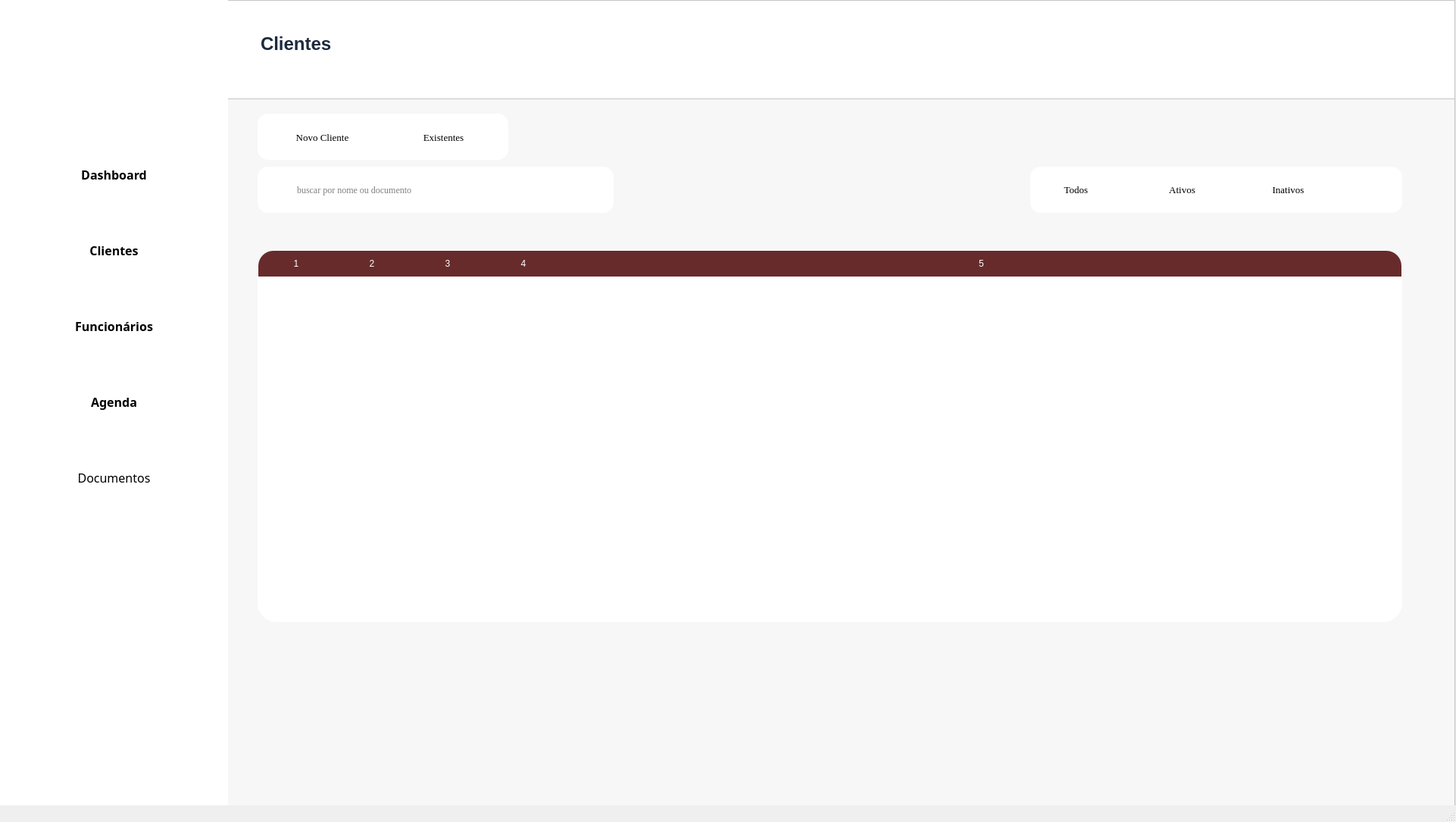
<?xml version="1.0" encoding="UTF-8"?>
<ui version="4.0">
 <class>MainWindow</class>
 <widget class="QMainWindow" name="MainWindow">
  <property name="geometry">
   <rect>
    <x>0</x>
    <y>0</y>
    <width>1922</width>
    <height>1085</height>
   </rect>
  </property>
  <property name="cursor">
   <cursorShape>PointingHandCursor</cursorShape>
  </property>
  <property name="windowTitle">
   <string>MainWindow</string>
  </property>
  <widget class="QWidget" name="centralwidget">
   <widget class="QFrame" name="frame_3">
    <property name="geometry">
     <rect>
      <x>300</x>
      <y>130</y>
      <width>1621</width>
      <height>951</height>
     </rect>
    </property>
    <property name="toolTip">
     <string/>
    </property>
    <property name="styleSheet">
     <string notr="true">background-color: rgb(247, 247, 247);
</string>
    </property>
    <property name="frameShape">
     <enum>QFrame::StyledPanel</enum>
    </property>
    <property name="frameShadow">
     <enum>QFrame::Raised</enum>
    </property>
    <widget class="QLineEdit" name="lineEdit">
     <property name="geometry">
      <rect>
       <x>90</x>
       <y>90</y>
       <width>420</width>
       <height>61</height>
      </rect>
     </property>
     <property name="font">
      <font>
       <family>Georgia</family>
      </font>
     </property>
     <property name="styleSheet">
      <string notr="true">background-color: white;
border-radius: 14px;</string>
     </property>
     <property name="inputMask">
      <string/>
     </property>
     <property name="text">
      <string/>
     </property>
     <property name="maxLength">
      <number>32767</number>
     </property>
     <property name="echoMode">
      <enum>QLineEdit::Normal</enum>
     </property>
     <property name="placeholderText">
      <string>buscar por nome ou documento</string>
     </property>
    </widget>
    <widget class="QPushButton" name="pushButton_3">
     <property name="geometry">
      <rect>
       <x>40</x>
       <y>90</y>
       <width>71</width>
       <height>61</height>
      </rect>
     </property>
     <property name="cursor">
      <cursorShape>PointingHandCursor</cursorShape>
     </property>
     <property name="layoutDirection">
      <enum>Qt::LeftToRight</enum>
     </property>
     <property name="styleSheet">
      <string notr="true">background-color: white;
border-radius: 14px;</string>
     </property>
     <property name="text">
      <string/>
     </property>
     <property name="icon">
      <iconset>
       <normaloff>../Source/lupa.png</normaloff>../Source/lupa.png</iconset>
     </property>
     <property name="flat">
      <bool>false</bool>
     </property>
    </widget>
    <widget class="QFrame" name="frame_4">
     <property name="geometry">
      <rect>
       <x>40</x>
       <y>20</y>
       <width>331</width>
       <height>61</height>
      </rect>
     </property>
     <property name="styleSheet">
      <string notr="true">background-color: white;
border-radius: 14px;</string>
     </property>
     <property name="frameShape">
      <enum>QFrame::StyledPanel</enum>
     </property>
     <property name="frameShadow">
      <enum>QFrame::Raised</enum>
     </property>
     <widget class="QPushButton" name="pushButton_2">
      <property name="geometry">
       <rect>
        <x>180</x>
        <y>11</y>
        <width>131</width>
        <height>41</height>
       </rect>
      </property>
      <property name="font">
       <font>
        <family>Georgia</family>
        <pointsize>10</pointsize>
       </font>
      </property>
      <property name="text">
       <string>Existentes</string>
      </property>
      <property name="icon">
       <iconset>
        <normaloff>../Source/utilizador.png</normaloff>../Source/utilizador.png</iconset>
      </property>
      <property name="iconSize">
       <size>
        <width>20</width>
        <height>20</height>
       </size>
      </property>
     </widget>
     <widget class="QPushButton" name="pushButton">
      <property name="geometry">
       <rect>
        <x>20</x>
        <y>11</y>
        <width>131</width>
        <height>41</height>
       </rect>
      </property>
      <property name="font">
       <font>
        <family>Georgia</family>
        <pointsize>10</pointsize>
       </font>
      </property>
      <property name="text">
       <string>Novo Cliente</string>
      </property>
      <property name="icon">
       <iconset>
        <normaloff>../Source/botao-adicionar.png</normaloff>../Source/botao-adicionar.png</iconset>
      </property>
      <property name="iconSize">
       <size>
        <width>20</width>
        <height>20</height>
       </size>
      </property>
     </widget>
    </widget>
    <widget class="QFrame" name="frame_5">
     <property name="geometry">
      <rect>
       <x>1060</x>
       <y>90</y>
       <width>431</width>
       <height>61</height>
      </rect>
     </property>
     <property name="font">
      <font>
       <family>Georgia</family>
      </font>
     </property>
     <property name="styleSheet">
      <string notr="true">background-color: white;
border-radius: 14px;</string>
     </property>
     <property name="frameShape">
      <enum>QFrame::StyledPanel</enum>
     </property>
     <property name="frameShadow">
      <enum>QFrame::Raised</enum>
     </property>
     <widget class="QPushButton" name="pushButton_5">
      <property name="geometry">
       <rect>
        <x>0</x>
        <y>10</y>
        <width>121</width>
        <height>41</height>
       </rect>
      </property>
      <property name="font">
       <font>
        <family>Georgia</family>
        <pointsize>10</pointsize>
       </font>
      </property>
      <property name="cursor">
       <cursorShape>PointingHandCursor</cursorShape>
      </property>
      <property name="text">
       <string>Todos</string>
      </property>
      <property name="icon">
       <iconset>
        <normaloff>../Source/utilizador.png</normaloff>../Source/utilizador.png</iconset>
      </property>
     </widget>
     <widget class="QPushButton" name="pushButton_4">
      <property name="geometry">
       <rect>
        <x>140</x>
        <y>10</y>
        <width>121</width>
        <height>41</height>
       </rect>
      </property>
      <property name="font">
       <font>
        <family>Georgia</family>
        <pointsize>10</pointsize>
       </font>
      </property>
      <property name="cursor">
       <cursorShape>PointingHandCursor</cursorShape>
      </property>
      <property name="text">
       <string>Ativos</string>
      </property>
      <property name="icon">
       <iconset>
        <normaloff>../do-utilizador.png</normaloff>../do-utilizador.png</iconset>
      </property>
     </widget>
     <widget class="QPushButton" name="pushButton_6">
      <property name="geometry">
       <rect>
        <x>280</x>
        <y>10</y>
        <width>121</width>
        <height>41</height>
       </rect>
      </property>
      <property name="font">
       <font>
        <family>Georgia</family>
        <pointsize>10</pointsize>
       </font>
      </property>
      <property name="cursor">
       <cursorShape>PointingHandCursor</cursorShape>
      </property>
      <property name="text">
       <string>Inativos</string>
      </property>
      <property name="icon">
       <iconset>
        <normaloff>../do-utilizador.png</normaloff>../do-utilizador.png</iconset>
      </property>
     </widget>
    </widget>
    <widget class="QPushButton" name="pushButton_7">
     <property name="geometry">
      <rect>
       <x>1470</x>
       <y>90</y>
       <width>81</width>
       <height>61</height>
      </rect>
     </property>
     <property name="font">
      <font>
       <pointsize>5</pointsize>
      </font>
     </property>
     <property name="cursor">
      <cursorShape>PointingHandCursor</cursorShape>
     </property>
     <property name="styleSheet">
      <string notr="true">background-color: white;
border-radius: 14px;</string>
     </property>
     <property name="text">
      <string/>
     </property>
     <property name="icon">
      <iconset>
       <normaloff>../Source/filtro.png</normaloff>../Source/filtro.png</iconset>
     </property>
     <property name="iconSize">
      <size>
       <width>25</width>
       <height>25</height>
      </size>
     </property>
    </widget>
    <widget class="QTableWidget" name="tableWidget">
     <property name="geometry">
      <rect>
       <x>40</x>
       <y>200</y>
       <width>1511</width>
       <height>491</height>
      </rect>
     </property>
     <property name="font">
      <font>
       <family>Georgia</family>
       <pointsize>12</pointsize>
       <weight>75</weight>
       <bold>true</bold>
      </font>
     </property>
     <property name="layoutDirection">
      <enum>Qt::LeftToRight</enum>
     </property>
     <property name="styleSheet">
      <string notr="true">QHeaderView::section {
    background-color: rgb(103, 43, 43);
    color: white;
    border: none;
	padding: 8px;
}
QHeaderView::section:first {
	border-top-left-radius: 20px;  /* Canto superior esquerdo */
    border-top-right-radius: 0px;
    border-bottom-left-radius: 0px;
    border-bottom-right-radius: 0px;
}
QHeaderView::section:last {
	border-top-left-radius: 0px;
    border-top-right-radius: 20px;
    border-bottom-left-radius: 0px;
    border-bottom-right-radius: 0px;
}
QTableWidget {
    border: none;
    border-radius: 25px;
    background-color: white;
    /* Necessário para o fundo arredondar corretamente */
    padding: 1px;
}
</string>
     </property>
     <property name="editTriggers">
      <set>QAbstractItemView::NoEditTriggers</set>
     </property>
     <property name="alternatingRowColors">
      <bool>true</bool>
     </property>
     <property name="sortingEnabled">
      <bool>true</bool>
     </property>
     <property name="columnCount">
      <number>5</number>
     </property>
     <attribute name="horizontalHeaderVisible">
      <bool>true</bool>
     </attribute>
     <attribute name="horizontalHeaderStretchLastSection">
      <bool>true</bool>
     </attribute>
     <attribute name="verticalHeaderVisible">
      <bool>false</bool>
     </attribute>
     <column/>
     <column/>
     <column/>
     <column/>
     <column/>
    </widget>
    <zorder>pushButton_3</zorder>
    <zorder>frame_5</zorder>
    <zorder>lineEdit</zorder>
    <zorder>frame_4</zorder>
    <zorder>pushButton_7</zorder>
    <zorder>tableWidget</zorder>
   </widget>
   <widget class="QFrame" name="frame_2">
    <property name="geometry">
     <rect>
      <x>0</x>
      <y>0</y>
      <width>1921</width>
      <height>131</height>
     </rect>
    </property>
    <property name="styleSheet">
     <string notr="true">background-color: rgb(255,255,255);</string>
    </property>
    <property name="frameShape">
     <enum>QFrame::StyledPanel</enum>
    </property>
    <property name="frameShadow">
     <enum>QFrame::Raised</enum>
    </property>
    <widget class="QTextBrowser" name="textBrowser_2">
     <property name="geometry">
      <rect>
       <x>340</x>
       <y>40</y>
       <width>256</width>
       <height>51</height>
      </rect>
     </property>
     <property name="autoFillBackground">
      <bool>false</bool>
     </property>
     <property name="styleSheet">
      <string notr="true">border: 0px;
color:rgb(29, 41, 61);</string>
     </property>
     <property name="html">
      <string>&lt;!DOCTYPE HTML PUBLIC &quot;-//W3C//DTD HTML 4.0//EN&quot; &quot;http://www.w3.org/TR/REC-html40/strict.dtd&quot;&gt;
&lt;html&gt;&lt;head&gt;&lt;meta name=&quot;qrichtext&quot; content=&quot;1&quot; /&gt;&lt;style type=&quot;text/css&quot;&gt;
p, li { white-space: pre-wrap; }
&lt;/style&gt;&lt;/head&gt;&lt;body style=&quot; font-family:'MS Shell Dlg 2'; font-size:7.8pt; font-weight:400; font-style:normal;&quot;&gt;
&lt;p style=&quot; margin-top:0px; margin-bottom:0px; margin-left:0px; margin-right:0px; -qt-block-indent:0; text-indent:0px;&quot;&gt;&lt;span style=&quot; font-size:18pt; font-weight:600;&quot;&gt;Clientes&lt;/span&gt;&lt;/p&gt;&lt;/body&gt;&lt;/html&gt;</string>
     </property>
    </widget>
   </widget>
   <widget class="QFrame" name="frame">
    <property name="geometry">
     <rect>
      <x>0</x>
      <y>0</y>
      <width>301</width>
      <height>1081</height>
     </rect>
    </property>
    <property name="styleSheet">
     <string notr="true">background-color: rgb(255,255,255);
border: 1px;
box-shadow: 5px 5px 5px;
border-color:  rgb(149, 149, 149);</string>
    </property>
    <widget class="QPushButton" name="btn_abrir_dashboard_menu">
     <property name="geometry">
      <rect>
       <x>20</x>
       <y>200</y>
       <width>261</width>
       <height>61</height>
      </rect>
     </property>
     <property name="font">
      <font>
       <family>Segoe UI Semibold</family>
       <pointsize>12</pointsize>
       <weight>75</weight>
       <bold>true</bold>
      </font>
     </property>
     <property name="cursor">
      <cursorShape>PointingHandCursor</cursorShape>
     </property>
     <property name="layoutDirection">
      <enum>Qt::LeftToRight</enum>
     </property>
     <property name="styleSheet">
      <string notr="true">text-align: left;
color: rgb(139, 139, 139);
padding-left: 10px;
border-radius:10px;
hover-color {
	background-color:rgb(254, 242, 242 solid);
	color:rgb(159, 7, 18);
}</string>
     </property>
     <property name="text">
      <string>Dashboard</string>
     </property>
     <property name="icon">
      <iconset>
       <normaloff>../Source/dashboard.png</normaloff>../Source/dashboard.png</iconset>
     </property>
     <property name="iconSize">
      <size>
       <width>50</width>
       <height>50</height>
      </size>
     </property>
    </widget>
    <widget class="QPushButton" name="btn_abrir_cliente_menu">
     <property name="geometry">
      <rect>
       <x>20</x>
       <y>300</y>
       <width>261</width>
       <height>61</height>
      </rect>
     </property>
     <property name="font">
      <font>
       <family>Segoe UI Semibold</family>
       <pointsize>12</pointsize>
       <weight>75</weight>
       <bold>true</bold>
      </font>
     </property>
     <property name="cursor">
      <cursorShape>PointingHandCursor</cursorShape>
     </property>
     <property name="styleSheet">
      <string notr="true">text-align: left;
color: rgb(139, 139, 139);
padding-left: 10px;
border-radius:10px;
hover-color {
	background-color:rgb(254, 242, 242 solid);
	color:rgb(159, 7, 18);
}</string>
     </property>
     <property name="text">
      <string>Clientes</string>
     </property>
     <property name="icon">
      <iconset>
       <normaloff>../Source/cliente.png</normaloff>../Source/cliente.png</iconset>
     </property>
     <property name="iconSize">
      <size>
       <width>40</width>
       <height>40</height>
      </size>
     </property>
    </widget>
    <widget class="QPushButton" name="btn_abrir_funcionario_menu">
     <property name="geometry">
      <rect>
       <x>20</x>
       <y>400</y>
       <width>261</width>
       <height>61</height>
      </rect>
     </property>
     <property name="font">
      <font>
       <family>Segoe UI Semibold</family>
       <pointsize>12</pointsize>
       <weight>75</weight>
       <bold>true</bold>
      </font>
     </property>
     <property name="cursor">
      <cursorShape>PointingHandCursor</cursorShape>
     </property>
     <property name="styleSheet">
      <string notr="true">text-align: left;
color: rgb(139, 139, 139);
padding-left: 10px;
border-radius:10px;
hover-color {
	background-color:rgb(254, 242, 242 solid);
	color:rgb(159, 7, 18);
}</string>
     </property>
     <property name="text">
      <string>Funcionários</string>
     </property>
     <property name="icon">
      <iconset>
       <normaloff>../Source/funcionarios.png</normaloff>../Source/funcionarios.png</iconset>
     </property>
     <property name="iconSize">
      <size>
       <width>40</width>
       <height>40</height>
      </size>
     </property>
    </widget>
    <widget class="QPushButton" name="btn_abrir_agenda_menu">
     <property name="geometry">
      <rect>
       <x>20</x>
       <y>500</y>
       <width>261</width>
       <height>61</height>
      </rect>
     </property>
     <property name="font">
      <font>
       <family>Segoe UI Semibold</family>
       <pointsize>12</pointsize>
       <weight>75</weight>
       <bold>true</bold>
      </font>
     </property>
     <property name="cursor">
      <cursorShape>PointingHandCursor</cursorShape>
     </property>
     <property name="styleSheet">
      <string notr="true">text-align: left;
color: rgb(139, 139, 139);
padding-left: 10px;
border-radius:10px;
hover-color {
	background-color:rgb(254, 242, 242 solid);
	color:rgb(159, 7, 18);
}</string>
     </property>
     <property name="text">
      <string>Agenda</string>
     </property>
     <property name="icon">
      <iconset>
       <normaloff>../Source/agenda.png</normaloff>../Source/agenda.png</iconset>
     </property>
     <property name="iconSize">
      <size>
       <width>50</width>
       <height>50</height>
      </size>
     </property>
    </widget>
    <widget class="QPushButton" name="btn_abrir_documento_menu">
     <property name="geometry">
      <rect>
       <x>20</x>
       <y>600</y>
       <width>261</width>
       <height>61</height>
      </rect>
     </property>
     <property name="font">
      <font>
       <family>Segoe UI Semibold</family>
       <pointsize>12</pointsize>
       <weight>50</weight>
       <bold>false</bold>
      </font>
     </property>
     <property name="cursor">
      <cursorShape>PointingHandCursor</cursorShape>
     </property>
     <property name="styleSheet">
      <string notr="true">text-align: left;
color: rgb(139, 139, 139);
padding-left: 10px;
border-radius:10px;
hover-color {
	background-color:rgb(254, 242, 242 solid);
	color:rgb(159, 7, 18);
}</string>
     </property>
     <property name="text">
      <string>Documentos</string>
     </property>
     <property name="icon">
      <iconset>
       <normaloff>../Source/documentos.png</normaloff>../Source/documentos.png</iconset>
     </property>
     <property name="iconSize">
      <size>
       <width>50</width>
       <height>50</height>
      </size>
     </property>
    </widget>
    <widget class="QLabel" name="label_6">
     <property name="geometry">
      <rect>
       <x>40</x>
       <y>10</y>
       <width>191</width>
       <height>181</height>
      </rect>
     </property>
     <property name="text">
      <string/>
     </property>
     <property name="textFormat">
      <enum>Qt::AutoText</enum>
     </property>
     <property name="pixmap">
      <pixmap>../Source/Cenicos.jpg</pixmap>
     </property>
     <property name="scaledContents">
      <bool>true</bool>
     </property>
    </widget>
   </widget>
  </widget>
  <widget class="QStatusBar" name="statusbar"/>
 </widget>
 <resources/>
 <connections/>
</ui>
